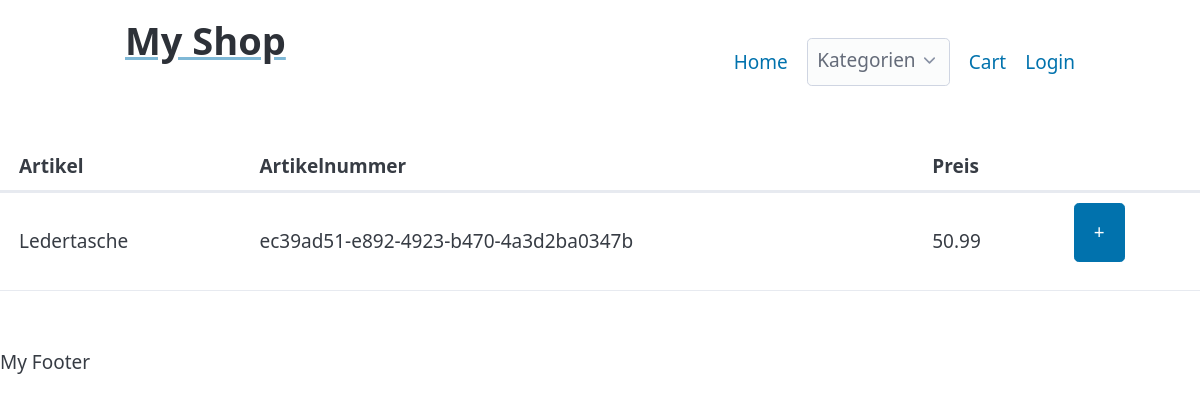
/category.php?category=Taschen, run on the app's committed database.
### tables this page shows
CREATE TABLE `products` (
  `product_id` int(11) NOT NULL,
  `articlenum` varchar(255) DEFAULT NULL,
  `title` varchar(255) DEFAULT NULL,
  `description` varchar(255) DEFAULT NULL,
  `price` float DEFAULT NULL,
  `category` varchar(255) DEFAULT NULL,
  `creator` varchar(255) DEFAULT NULL
);

### src/Helper/Renderer.php (called while the page is built, shortened)
<?php
class Renderer{
    public static function render(string $path, array $args = [], string $template = '/public/views/layouts/shop.main.php' ){
        extract($args);
        require $path;
    }
    public static function e(string $output) {
        return htmlspecialchars($output, ENT_QUOTES, false);
    }
}

### public/category.php (called while the page is built, shortened)
<?php
require dirname(__DIR__) . "/src/bootstrap.php";
$title = "Kategorien";
$category = filter_input(INPUT_GET, 'category');
$products = $shop->getProduct()->fetchProductsByCategory($category);
Renderer::render(ROOT_PATH . '/public/views/category.view.php', [
    'title'         => $title,
    'products'      => $products,
    'navigation'    => $navigation,
    'categories'    => $categories
]);

### autoloader.php (called while the page is built, shortened)
<?php
spl_autoload_register(function ($class) {
    $prefix = 'Dp\\Webshop\\';
    $base_dir = __DIR__ . '/src/';
    $len = strlen($prefix);
    $relative_class = substr($class, $len);
    $file = $base_dir . str_replace('\\', '/', $relative_class) . '.php';
});

### src/Config/Config.php (called while the page is built, shortened)
<?php
class Config{
    public static function getDsn() : string {
        return sprintf("%s:host=%s;dbname=%s",  self::DB_TYPE, self::DB_HOST,self::DB_NAME);
    }
}

### src/Shop/Database.php (called while the page is built, shortened)
<?php
class Database extends PDO{
    public function __construct(string $dsn, string $username, string $password, array $options = []){
        $default = [
            PDO::ATTR_DEFAULT_FETCH_MODE    => PDO::FETCH_ASSOC,
            PDO::ATTR_ERRMODE               => PDO::ERRMODE_EXCEPTION
        ];
    }
    public function sql_execute(string $sql, array $bindings = []):PDOStatement{
        if(! $bindings){
            return $this->query($sql);
        }
        $stmt = $this->prepare($sql);
        foreach($bindings as $key => $value){
            if(is_int($value)){
                $stmt->bindValue($key, $value, PDO::PARAM_INT);
            } else{
                $stmt->bindValue($key, $value, PDO::PARAM_STR);
            }
        }
        try {
            $stmt->execute();
        }catch (\PDOException $e) {
            echo $e->getMessage();
            exit;
        }
        return $stmt;
    }
}

### src/bootstrap.php (called while the page is built, shortened)
<?php
require dirname(__DIR__) . "/autoloader.php";
$shop = new Shop(Config::getDsn(),Config::DB_USER,'');

### src/Shop/Shop.php (called while the page is built, shortened)
<?php
class Shop{
    protected Database $db;
    protected Product $product;
    public function __construct(string $dsn, string $user, string $password){
        $this->db = new Database($dsn, $user, $password);
    }
    public function getProduct(): Product{
        if( ! isset($this->product)) {
            $this->product = new Product($this->db);
        }
        return $this->product;
    }
}

### src/Shop/Product.php (called while the page is built, shortened)
<?php
class Product{
    protected $db;
    public function __construct(Database $db){
        $this->db = $db;
    }
    public function fetchProductsByCategory(string $category): array{
        $sql = 'SELECT * FROM products WHERE category = :category';
        return $this->db->sql_execute($sql, ['category' => $category])->fetchAll();
    }
}

### public/views/category.view.php (the view, shortened to what this page needs)
<main>
    <?php if(!empty($products)): ?>
    <table>
        <thead>
            <tr>
            <th scope="col">Artikel</th>
            <th scope="col">Artikelnummer</th>
            <th scope="col">Preis</th>
            <th scope="col"></th>
            </tr>
        </thead>
        <tbody>
        <?php foreach($products as $item): ?>
            <tr>
                <th scope="row"><?= Renderer::e($item['title']) ?></th>
                <td scope="row"><?= Renderer::e($item['articlenum']) ?></td>
                <td scope="row"><?= Renderer::e($item['price']) ?></td>
                <td scope="row"><a type="button" href="addToCart.php?category=<?= Renderer::e($item['category']); ?>&articlenum=<?= Renderer::e($item['articlenum']) ?>">+</a>
                </td>
            </tr>
        <?php endforeach; ?>
        </tbody>
    </table>
    <?php else: ?>
        <h1>Keine Artikel der Kategorie zugeordnet</h1></td>
    <?php endif; ?>
</main>

### data on the page
products: title "Ledertasche", articlenum "ec39ad51-e892-4923-b470-4a3d2ba0347b", price "50.99"

### other printed values
Renderer::e($linkname) "Home"
Renderer::e($linkname) "Kategorien"
Renderer::e($linkname) "Cart"
